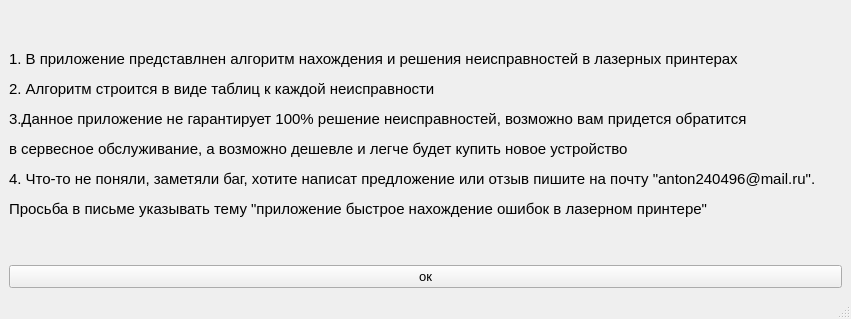
<?xml version="1.0" encoding="UTF-8"?>
<ui version="4.0">
 <class>instruction</class>
 <widget class="QMainWindow" name="instruction">
  <property name="geometry">
   <rect>
    <x>0</x>
    <y>0</y>
    <width>851</width>
    <height>319</height>
   </rect>
  </property>
  <property name="font">
   <font>
    <pointsize>10</pointsize>
   </font>
  </property>
  <property name="windowTitle">
   <string>инструкция</string>
  </property>
  <widget class="QWidget" name="centralwidget">
   <layout class="QGridLayout" name="gridLayout">
    <item row="0" column="0">
     <layout class="QVBoxLayout" name="verticalLayout">
      <item>
       <widget class="QLabel" name="label">
        <property name="font">
         <font>
          <pointsize>10</pointsize>
         </font>
        </property>
        <property name="text">
         <string>&lt;html&gt;&lt;head/&gt;&lt;body&gt;&lt;p align=&quot;justify&quot;&gt;&lt;span style=&quot; font-size:11pt;&quot;&gt;1. В приложение представлнен алгоритм нахождения и решения неисправностей в лазерных принтерах&lt;/span&gt;&lt;/p&gt;&lt;p align=&quot;justify&quot;&gt;&lt;span style=&quot; font-size:11pt;&quot;&gt;2. Алгоритм строится в виде таблиц к каждой неисправности&lt;/span&gt;&lt;/p&gt;&lt;p align=&quot;justify&quot;&gt;&lt;span style=&quot; font-size:11pt;&quot;&gt;3.Данное приложение не гарантирует 100% решение неисправностей, возможно вам придется обратится&lt;/span&gt;&lt;/p&gt;&lt;p align=&quot;justify&quot;&gt;&lt;span style=&quot; font-size:11pt;&quot;&gt;в сервесное обслуживание, а возможно дешевле и легче будет купить новое устройство&lt;/span&gt;&lt;/p&gt;&lt;p align=&quot;justify&quot;&gt;&lt;span style=&quot; font-size:11pt;&quot;&gt;4. Что-то не поняли, заметяли баг, хотите написат предложение или отзыв пишите на почту &amp;quot;anton240496@mail.ru&amp;quot;. &lt;/span&gt;&lt;/p&gt;&lt;p align=&quot;justify&quot;&gt;&lt;span style=&quot; font-size:11pt;&quot;&gt;Просьба в письме указывать тему &amp;quot;приложение быстрое нахождение ошибок в лазерном принтере&amp;quot;&lt;/span&gt;&lt;/p&gt;&lt;/body&gt;&lt;/html&gt;</string>
        </property>
       </widget>
      </item>
      <item>
       <widget class="QPushButton" name="pushButton">
        <property name="font">
         <font>
          <pointsize>10</pointsize>
         </font>
        </property>
        <property name="text">
         <string>ок</string>
        </property>
       </widget>
      </item>
     </layout>
    </item>
   </layout>
  </widget>
  <widget class="QMenuBar" name="menubar">
   <property name="geometry">
    <rect>
     <x>0</x>
     <y>0</y>
     <width>851</width>
     <height>21</height>
    </rect>
   </property>
  </widget>
  <widget class="QStatusBar" name="statusbar"/>
 </widget>
 <resources/>
 <connections/>
</ui>
